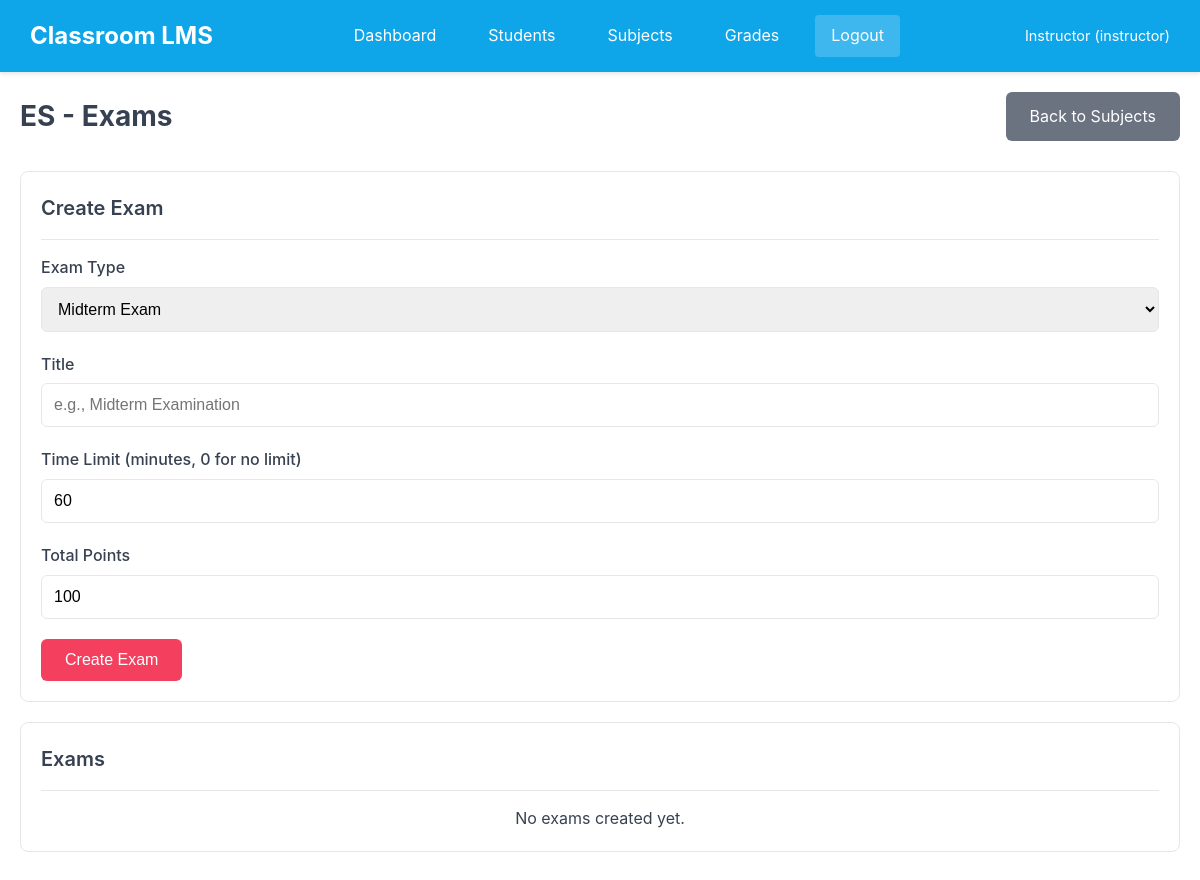
Before: /subject/16/exams (signed in) with the older database file.
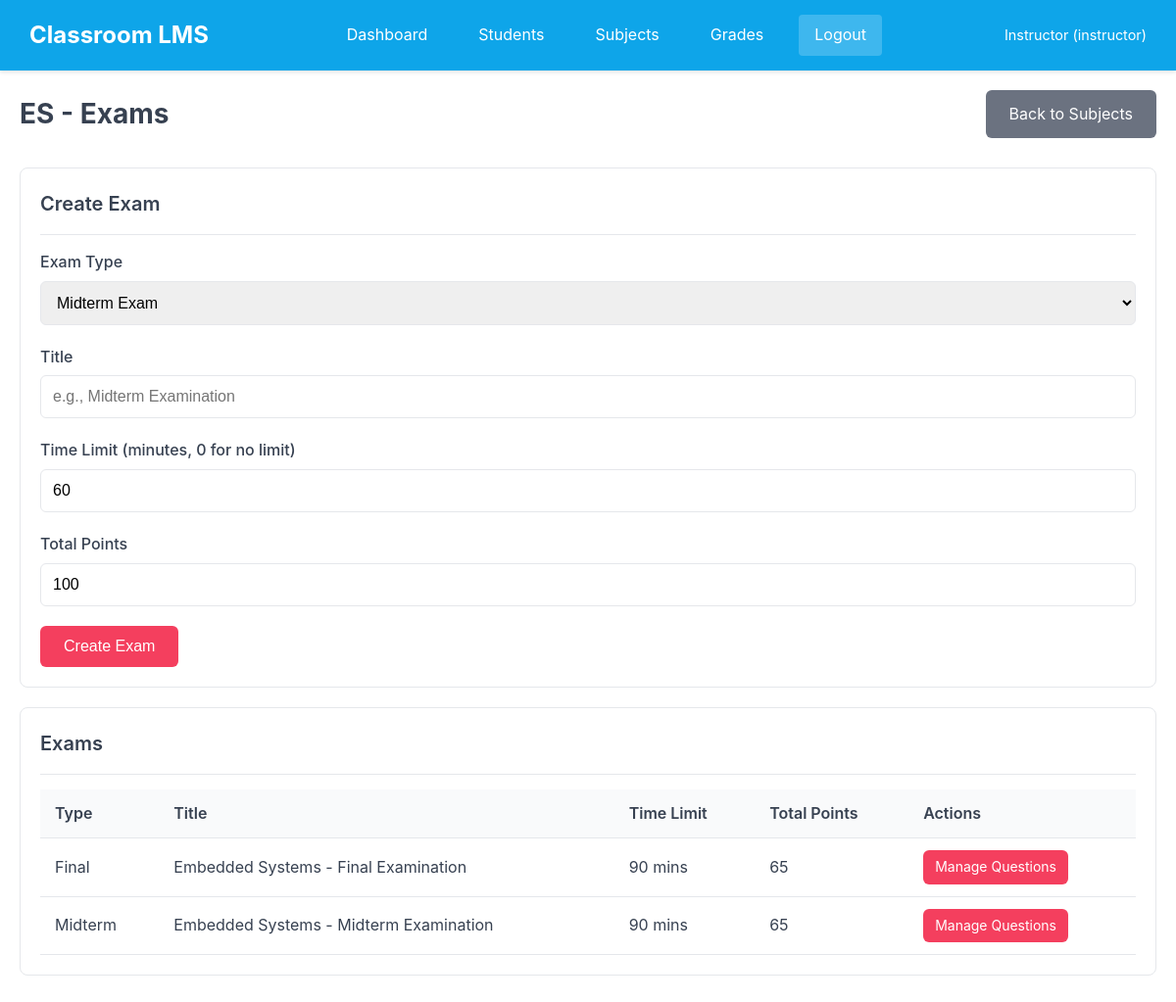
After: the same page with the newer database file.
### tables this page shows
CREATE TABLE exams (
            id INTEGER PRIMARY KEY AUTOINCREMENT,
            subject_id INTEGER NOT NULL,
            exam_type TEXT NOT NULL,
            title TEXT NOT NULL,
            time_limit INTEGER,
            total_points INTEGER DEFAULT 100,
            FOREIGN KEY (subject_id) REFERENCES subjects (id)
        );

### app.py (the view)
@app.route('/subject/<int:subject_id>/exams')
@login_required
def subject_exams(subject_id):
    conn = get_db()
    cursor = conn.cursor()
    cursor.execute('SELECT * FROM subjects WHERE id = ?', (subject_id,))
    subject = cursor.fetchone()
    cursor.execute('SELECT * FROM exams WHERE subject_id = ? ORDER BY exam_type', (subject_id,))
    exams = cursor.fetchall()
    conn.close()
    return render_template('exams.html', subject=subject, exams=exams)

### app.py (called while the page is built)
@login_manager.user_loader
def load_user(user_id):
    conn = get_db()
    cursor = conn.cursor()
    cursor.execute('SELECT * FROM users WHERE id = ?', (user_id,))
    user = cursor.fetchone()
    conn.close()
    if user:
        return User(user['id'], user['username'], user['full_name'], user['role'], user['student_id'], user['section'])
    return None

### database.py (called while the page is built)
def get_db():
    conn = sqlite3.connect(DATABASE)
    conn.row_factory = sqlite3.Row
    return conn

### templates/exams.html (shortened to what this page needs)
{% extends 'base.html' %}
{% block content %}
<div class="page-header">
    <h1>{{ subject.code }} - Exams</h1>
    <a href="{{ url_for('subjects') }}" class="btn btn-secondary">Back to Subjects</a>
</div>
{% if current_user.role == 'instructor' %}
<div class="card">
    <div class="card-header">
        <span class="card-title">Create Exam</span>
    </div>
    <form action="{{ url_for('create_exam', subject_id=subject.id) }}" method="POST">
        <div class="form-group">
            <label>Exam Type</label>
            <select name="exam_type" required>
                <option value="midterm">Midterm Exam</option>
            </select>
        </div>
        <div class="form-group">
            <label>Title</label>
            <input type="text" name="title" required placeholder="e.g., Midterm Examination">
        </div>
        <div class="form-group">
            <label>Time Limit (minutes, 0 for no limit)</label>
            <input type="number" name="time_limit" value="60" min="0">
        </div>
        <div class="form-group">
            <label>Total Points</label>
            <input type="number" name="total_points" value="100" min="1">
        </div>
        <button type="submit" class="btn btn-rose">Create Exam</button>
    </form>
</div>
{% endif %}
<div class="card mt-20">
    <div class="card-header">
        <span class="card-title">Exams</span>
    </div>
    {% if exams %}
    <div class="table-container">
        <table>
            <thead>
                <tr>
                    <th>Type</th>
                    <th>Title</th>
                    <th>Time Limit</th>
                    <th>Total Points</th>
                    <th>Actions</th>
                </tr>
            </thead>
            <tbody>
                {% for exam in exams %}
                <tr>
                    <td>{{ exam.exam_type|capitalize }}</td>
                    <td>{{ exam.title }}</td>
                    <td>{% if exam.time_limit > 0 %}{{ exam.time_limit }} mins{% else %}No limit{% endif %}</td>
                    <td>{{ exam.total_points }}</td>
                    <td>
                        <a href="{{ url_for('exam_questions', exam_id=exam.id) }}" class="btn btn-sm btn-rose">
                            {% if current_user.role == 'instructor' %}Manage Questions{% else %}View{% endif %}
                        </a>
                    </td>
                </tr>
                {% endfor %}
            </tbody>
        </table>
    </div>
    {% else %}
    <p class="text-center">No exams created yet.</p>
    {% endif %}
</div>
{% endblock %}

Changed rows visible on the page:
added exams: exam_type "Final", title "Embedded Systems - Final Examination", time_limit "90", total_points "65"
added exams: exam_type "Midterm", title "Embedded Systems - Midterm Examination", time_limit "90", total_points "65"
Other visible differences:
text no longer shown: "No exams created yet."
text now shown: "Type Title Time Limit Total Points Actions"
